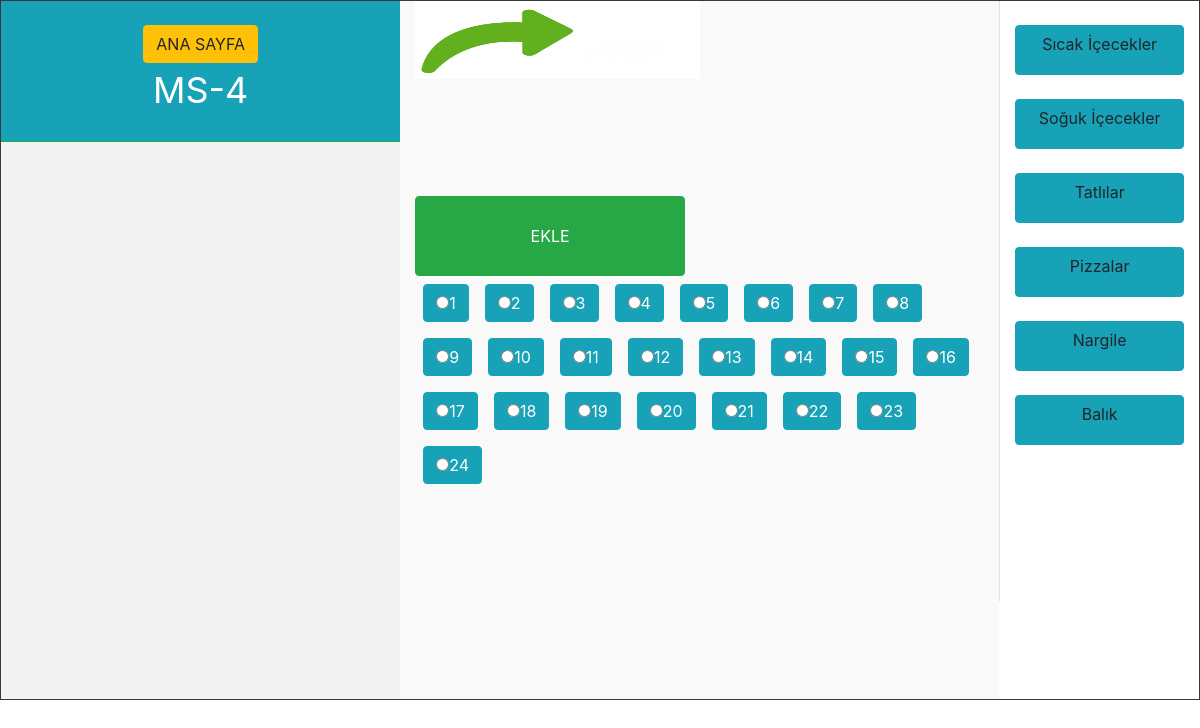
The app's page /masadetay.php?masaid=3 with its own data.
### tables this page shows
CREATE TABLE `masalar` (
  `id` int(11) NOT NULL AUTO_INCREMENT,
  `ad` varchar(255) NOT NULL,
  `durum` int(11) NOT NULL,
  PRIMARY KEY (`id`)
);

CREATE TABLE `kategori` (
  `id` int(11) NOT NULL AUTO_INCREMENT,
  `ad` varchar(200) NOT NULL,
  PRIMARY KEY (`id`)
);

### fonksiyon/fonksiyon.php (the view, shortened to what this page needs)
<?php
class sistem {
	private function benimsorum($vt,$sorgu,$tercih) {
	$a =$sorgu;
	$b=$vt->prepare($a);
	$b->execute();
	if ($tercih==1):
	return $c=$b->get_result();
	endif;
	}
	function masagetir ($vt,$id) {
	$get="select * from masalar where id=$id";
	return$this->benimsorum($vt,$get,1);
	}
	function urungrup($db) {
		$se="select * from kategori";
		$gelen=$this->benimsorum($db,$se,1);
		while ($son=$gelen->fetch_assoc()) :
		echo '<br><a type="button" class="btn btn-info"  style="height:50px; width:100%;" sectionId="'.$son["id"].'">'.$son["ad"].'</a><br>';
		endwhile;
	}
}
?>

### masadetay.php (shortened to what this page needs)
<?php include("fonksiyon/fonksiyon.php"); $masam = new sistem;
@$masaid=$_GET["masaid"];
?>
<head>
<link rel="stylesheet" href="dosya/boost.css">
<link rel="stylesheet" href="dosya/stil.css">
</head>
<body>
<div class="container-fluid">
	<?php
	if ($masaid!="") :
	$son=$masam->masagetir($db,$masaid);
	$dizi=$son->fetch_assoc();
	?>
		<div class="row border border-dark" id="div1">
			<div class="col-md-4" id="div2">
				<div class="row">
					<div class="col-md-12 border-bottom border-success bg-info text-white mx-auto p-4 text-center" style="font-size:36px;" id="div3">
					<a href="index.php" class="btn btn-warning">ANA SAYFA</a><br>
					<?php echo $dizi["ad"]; ?></div>
					<div  class="col-md-12" id="veri"></div>
				</div>
		</div>
		<div class="col-md-6"  style="background-color:#F9F9F9">
			<div class="row">
				<form id="formum">
				<div class="col-md-12" id="sonuc"  style="min-height:50%;">
				<img src="dosya/işarettik.png" style="width:50%;height:50%;" alt="">
				</div>
			</div>
			<div class="row">
				<div class="col-md-12" class="div2">
					<div class="row" class="div2">
						<div class="col-md-6">
							<input type="button" id="btn" value="EKLE" style="height:80px; width:100%;" class="btn btn-success btn-block mt-4" />
						</div>
						<div class="col-md-12">
							<?php
							for ($i=1; $i<=24; $i++) :
							echo '<label class="btn btn-info m-2"><input name="adet" type="radio" value="'.$i.'" />'.$i.'</label>';
							endfor;
							?>
						</div>
					</div>
				</div>
			</div>
		</div>
		<div class="col-md-2  border-left" id="urunler" style="height: 600px;overflow-y: auto;overflow-x: hidden;">
		<?php $masam->urungrup($db); ?>
		</div>
</div>
</div>
<?php
else:
echo "hata var";
endif;
?>
</body>
</head>

### dosya/stil.css (style rules this page uses)
#div1 { min-height:700px; border-bottom:#D3D3D3 solid dashed; }
#div2 { background-color:#F3F3F3; border-right:#D3D3D3 solid dashed; }
#div3 { min-height:100px; font-size:36px; }

### records on screen
masalar: ad "MS-4"
kategori: $son["id"] 1 (drawn), ad "Sıcak İçecekler"
kategori: ad "Soğuk İçecekler"
kategori: ad "Tatlılar"
kategori: ad "Pizzalar"
kategori: ad "Nargile"
kategori: ad "Balık"
